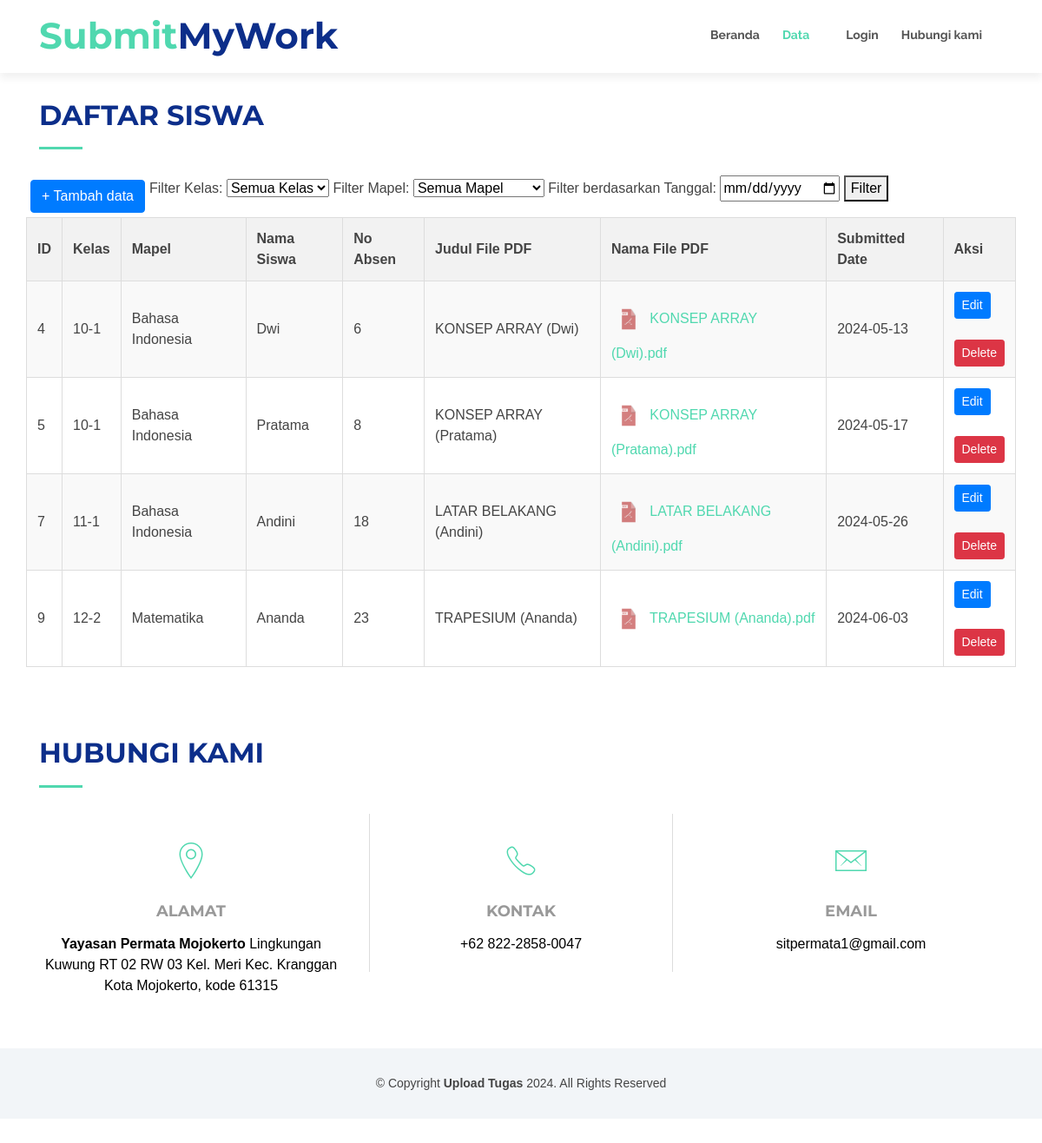
The app's page /data.php with its own data.
### tables this page shows
CREATE TABLE `siswa` (
  `id_siswa` int(11) NOT NULL,
  `id_kelas` int(11) NOT NULL,
  `id_mapel` int(11) NOT NULL,
  `nama` varchar(50) NOT NULL,
  `no_absen` int(11) NOT NULL,
  `nama_file_pdf` varchar(100) NOT NULL,
  `judul_file_pdf` varchar(100) NOT NULL,
  `submitted_date` date DEFAULT NULL
);

CREATE TABLE `kelas` (
  `id_kelas` int(11) NOT NULL,
  `nama_kelas` varchar(50) NOT NULL
);

CREATE TABLE `mapel` (
  `id_mapel` int(11) NOT NULL,
  `nama_mapel` varchar(50) NOT NULL
);

### data.php (the view, shortened to what this page needs)
<?php
include 'config.php';
?>
<!DOCTYPE html>
<html lang="en">
<head>
  <link href="lib/bootstrap/css/bootstrap.min.css" rel="stylesheet">
  <link href="lib/font-awesome/css/font-awesome.min.css" rel="stylesheet">
  <link href="lib/animate/animate.min.css" rel="stylesheet">
  <link href="lib/ionicons/css/ionicons.min.css" rel="stylesheet">
  <link href="lib/owlcarousel/assets/owl.carousel.min.css" rel="stylesheet">
  <link href="lib/magnific-popup/magnific-popup.css" rel="stylesheet">
  <link href="lib/ionicons/css/ionicons.min.css" rel="stylesheet">
  <link href="css/styles.css" rel="stylesheet">
</head>
<body id="body">
  <header id="header">
    <div class="container">
      <div id="logo" class="pull-left">
        <h1><a href="#body" class="scrollto"><span>Submit</span>MyWork</a></h1>
      </div>
      <nav id="nav-menu-container">
        <ul class="nav-menu">
          <li><a href="index.php">Beranda</a></li>
          <li class="menu-active"><a href="data.php">Data</li>
          <li><a href="login.php">Login</a></li>
          <li><a href="#contact">Hubungi kami</a></li>
        </ul>
      </nav>
    </div>
  </header>
    <section id="clients" class="wow fadeInUp">
      <div class="container">
        <div class="section-header">
          <h2>Daftar Siswa</h2>
        </div>
        <div class="row">
        <button type="button" class="btn btn-primary btn-tambah" id="btnTambahData">+ Tambah data</button>
          <form method="get" action="">
            <label for="kelas">Filter Kelas:</label>
            <select name="kelas" id="kelas">
              <option value="">Semua Kelas</option>
            </select>
            <label for="mapel">Filter Mapel:</label>
            <select name="mapel" id="mapel">
              <option value="">Semua Mapel</option>
            </select>
            <label for="tanggal">Filter berdasarkan Tanggal:</label>
            <input type="date" id="tanggal" name="tanggal">
            <button type="submit">Filter</button>
          </form>
          <br>
          <br>
          <table>
            <tr>
              <th>ID</th>
              <th>Kelas</th>
              <th>Mapel</th>
              <th>Nama Siswa</th>
              <th>No Absen</th>
              <th>Judul File PDF</th>
              <th>Nama File PDF</th>
              <th>Submitted Date</th>
              <th>Aksi</th>
            </tr>
            <?php
            $sql = "SELECT s.id_siswa, k.nama_kelas, m.nama_mapel, s.nama, s.no_absen, s.judul_file_pdf, s.nama_file_pdf, s.submitted_date
            FROM siswa s
            JOIN kelas k ON s.id_kelas = k.id_kelas
            JOIN mapel m ON s.id_mapel = m.id_mapel
            WHERE 1=1";
            $result = $conn->query($sql);
            if ($result->num_rows > 0) {
              while ($row = $result->fetch_assoc()) {
                echo "<tr>";
                echo "<td>" . $row["id_siswa"] . "</td>";
                echo "<td>" . $row["nama_kelas"] . "</td>";
                echo "<td>" . $row["nama_mapel"] . "</td>";
                echo "<td>" . $row["nama"] . "</td>";
                echo "<td>" . $row["no_absen"] . "</td>";
                echo "<td>" . $row["judul_file_pdf"] . "</td>";
                echo "<td>
                <img src='img/pdf.png' width='40 px' height='55px'></img>
                <a href='uploads/" . $row["nama_file_pdf"] . "' target='_blank'>" . $row["nama_file_pdf"] . "</a></td>";
                echo "<td>" . $row["submitted_date"] . "</td>";
                echo "<td>";
                echo "<button data-id='" . $row["id_siswa"] . "' class='btn btn-primary btn-sm btn-edit'>Edit</button>";
                echo"<br>";
                echo"<br>";
                echo "<a href='delete.php?id=" . $row['id_siswa'] . "' class='btn btn-danger btn-sm btn-delete' onclick=\"return confirm('Apakah Anda yakin ingin menghapus?')\">Delete</a>";
                echo "</td>";
                echo "</tr>";
              }
            } else {
              echo "<tr><td colspan='8'>Tidak ada hasil</td></tr>";
            }
            ?>
          </table>
        </div>
      </div>
    </section>
    <section id="contact" class="wow fadeInUp">
      <div class="container">
        <div class="section-header">
          <h2>Hubungi Kami</h2>
        </div>
        <div class="row contact-info">
          <div class="col-md-4">
            <div class="contact-address">
              <i class="ion-ios-location-outline"></i>
              <h3>Alamat</h3>
              <address><strong>Yayasan Permata Mojokerto</strong> Lingkungan Kuwung RT 02 RW 03 Kel. Meri Kec. Kranggan Kota Mojokerto, kode 61315</address>
            </div>
          </div>
          <div class="col-md-4">
            <div class="contact-phone">
              <i class="ion-ios-telephone-outline"></i>
              <h3>Kontak</h3>
              <p><a href='tel:++6282228580047'>+62 822-2858-0047</a></p>
            </div>
          </div>
          <div class="col-md-4">
            <div class="contact-email">
              <i class="ion-ios-email-outline"></i>
              <h3>Email</h3>
              <p><a href='mailto:sitpermata1@gmail.com'>sitpermata1@gmail.com</a></p>
            </div>
          </div>
        </div>
      </div>
  <footer id="footer">
    <div class="container">
      <div class="copyright">
        &copy; Copyright <strong>Upload Tugas</strong> 2024. All Rights Reserved
      </div>
    </div>
  </footer>
</body>
</html>

### css/styles.css (style rules this page uses)
body { background: #fff; color: #444; font-family: "Open Sans", sans-serif; }
a { color: #50d8af; transition: 0.5s; }
p { padding: 0; margin: 0 0 30px 0; }
h1, h2, h3, h4, h5, h6 { font-family: "Montserrat", sans-serif; font-weight: 400; margin: 0 0 20px 0; padding: 0; }
#header { padding: 20px 0; height: 84px; transition: all 0.5s; z-index: 997; background: #fff; box-shadow: 0px 6px 9px 0px rgba(0, 0, 0, 0.06); }
#header #logo h1 { font-size: 42px; margin: 0; padding: 0; line-height: 1; font-family: "Montserrat", sans-serif; font-weight: 700; }
#header #logo h1 a { color: #0c2e8a; line-height: 1; display: inline-block; }
#header #logo h1 a span { color: #50d8af; }
.nav-menu, .nav-menu * { margin: 0; padding: 0; list-style: none; }
.nav-menu li { position: relative; white-space: nowrap; }
.nav-menu > li { float: left; }
#nav-menu-container { float: right; margin: 0; }
.nav-menu a { padding: 10px 8px; text-decoration: none; display: inline-block; color: #555; font-family: "Raleway", sans-serif; font-weight: 700; font-size: 14px; outline: none; }
.nav-menu li:hover > a, .nav-menu > .menu-active > a { color: #50d8af; }
.nav-menu > li { margin-left: 10px; }
#mobile-nav { position: fixed; top: 0; padding-top: 18px; bottom: 0; z-index: 998; background: rgba(52, 59, 64, 0.9); left: -260px; width: 260px; overflow-y: auto; transition: 0.4s; }
#mobile-nav ul { padding: 0; margin: 0; list-style: none; }
#mobile-nav ul li { position: relative; }
#mobile-nav ul li a { color: #fff; font-size: 16px; overflow: hidden; padding: 10px 22px 10px 15px; position: relative; text-decoration: none; width: 100%; display: block; outline: none; }
.section-header { margin-bottom: 30px; }
.section-header h2 { font-size: 32px; color: #0c2e8a; text-transform: uppercase; font-weight: 700; position: relative; padding-bottom: 20px; }
.section-header h2::before { content: ''; position: absolute; display: block; width: 50px; height: 3px; background: #50d8af; bottom: 0; left: 0; }
#clients { padding: 30px 0; }
#clients img { max-width: 100%; opacity: 0.5; transition: 0.3s; padding: 15px 0; }
#contact { padding: 30px 0; }
#contact .contact-info { margin-bottom: 20px; text-align: center; }
#contact .contact-info i { font-size: 48px; display: inline-block; margin-bottom: 10px; color: #50d8af; }
#contact .contact-info address, #contact .contact-info p { margin-bottom: 0; color: #000; }
#contact .contact-info h3 { font-size: 18px; margin-bottom: 15px; font-weight: bold; text-transform: uppercase; color: #999; }
#contact .contact-info a { color: #000; }
#contact .contact-address, #contact .contact-phone, #contact .contact-email { margin-bottom: 20px; }
@media (min-width: 768px) { #contact .contact-address, #contact .contact-phone, #contact .contact-email { padding: 20px 0; } }
@media (min-width: 768px) { #contact .contact-phone { border-left: 1px solid #ddd; border-right: 1px solid #ddd; } }
#footer { background: #f2f5f8; padding: 0 0 30px 0; font-size: 14px; }
#footer .copyright { text-align: center; padding-top: 30px; }

### data.php (style rules this page uses)
body { font-family: Arial, sans-serif; }
table { width: 100%; border-collapse: collapse; margin-bottom: 20px; }
table, th, td { border: 1px solid #ddd; padding: 12px; text-align: left; }
th { background-color: #f2f2f2; }
tr:nth-child(even) { background-color: #f9f9f9; }
.btn-tambah { margin: 5px; }

### records on screen
siswa: id_siswa "4", id_kelas.nama_kelas "10-1", id_mapel.nama_mapel "Bahasa Indonesia", nama "Dwi", no_absen "6", judul_file_pdf "KONSEP ARRAY (Dwi)", nama_file_pdf "KONSEP ARRAY (Dwi).pdf", submitted_date "2024-05-13"
siswa: id_siswa "5", id_kelas.nama_kelas "10-1", id_mapel.nama_mapel "Bahasa Indonesia", nama "Pratama", no_absen "8", judul_file_pdf "KONSEP ARRAY (Pratama)", nama_file_pdf "KONSEP ARRAY (Pratama).pdf", submitted_date "2024-05-17"
siswa: id_siswa "7", id_kelas.nama_kelas "11-1", id_mapel.nama_mapel "Bahasa Indonesia", nama "Andini", no_absen "18", judul_file_pdf "LATAR BELAKANG (Andini)", nama_file_pdf "LATAR BELAKANG (Andini).pdf", submitted_date "2024-05-26"
siswa: id_siswa "9", id_kelas.nama_kelas "12-2", id_mapel.nama_mapel "Matematika", nama "Ananda", no_absen "23", judul_file_pdf "TRAPESIUM (Ananda)", nama_file_pdf "TRAPESIUM (Ananda).pdf", submitted_date "2024-06-03"
